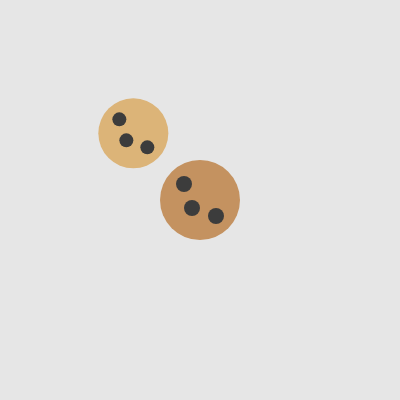
Frame 1 (no input)
Frame 60 (no input): identical to frame 1, image omitted
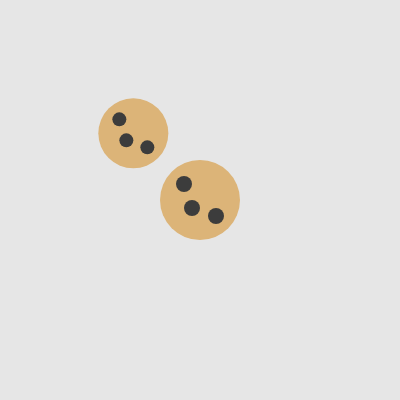
Frame 120 (the mouse pressed at the canvas centre since frame 60)

The p5.js sketch that drew these frames (run headless with seeded random() and noise() and a simulated clock; from frame 60 on, the mouse is pressed at the canvas centre):

// p5.js sketch
// ── sketch.js
// DM2008 – Activity 4a
// Bake a Cookie (30 min)

let cookie;

function setup() {
  createCanvas(400, 400);
  noStroke();

  // Step 3: make one cookie object
  cookie = new Cookie("chocolate", 80, width/2, height/2);
  cookie2 = new Cookie("oatmeal",70, width/3,height/3)
}

function draw() {
  background(230);

  // Step 4: call the cookie’s show() method
  cookie.show();
  cookie2.show()
}

// Step 1: define the Cookie class
class Cookie {
  constructor(flavor, sz, x, y) {
    // set up required properties
    this.flavor = flavor;
    this.sz = sz
    this.x = x
    this.y =y
    
 
  }

  // Step 2: display the cookie
  show() {
    
    switch (this.flavor) {
      case "chocolate":
        fill(196, 146, 96);
        break;
      case "oatmeal":
        fill(220, 180, 120);
        break;
      case "strawberry":
        fill(220,30,40)
        break;
        
    }
    ellipse(this.x, this.y, this.sz);
    fill(60);
    const s=this.sz*0.2
    ellipse(this.x-s,this.y-s,s)
    ellipse(this.x+s,this.y+s,s)
    ellipse(this.x-0.5*s,this.y+0.5*s,s)
  }

  // Steps 5 & 6: Implement additional methods here
}

// Step 5: add movement (keyboard arrows)



function keyPressed() {
  if (keyCode === RIGHT_ARROW) {
   cookie.x = cookie.x + 10
  }
  
  if (keyCode === UP_ARROW) {
   cookie.y = cookie.y - 10
  }
   if (keyCode === DOWN_ARROW) {
   cookie.y = cookie.y + 10
  }
    
  if (keyCode === LEFT_ARROW) {
    cookie.x = cookie.x-10
  }
  if (cookie.x > width ||cookie.x<0) {
  cookie.x = width/2;}
  if (cookie.y > height ||cookie.y<0) {
  cookie.y = height/2;}

}







// Step 6: add flavor randomizer (mouse click)
function mousePressed() {
  
  let mixedflavor = ["strawberry","chocolate","oatmeal"]
  cookie.flavor = random(mixedflavor)
}
